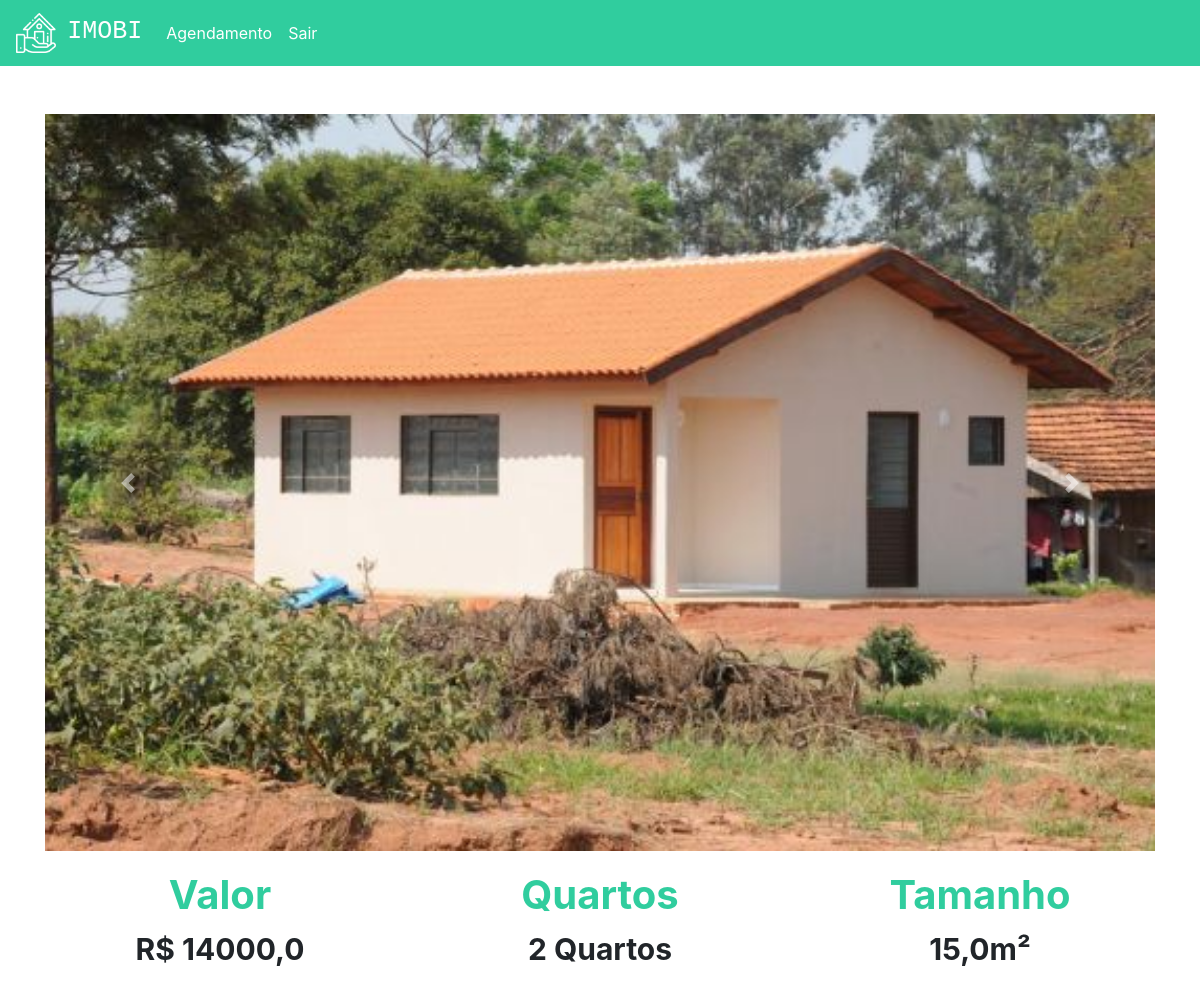
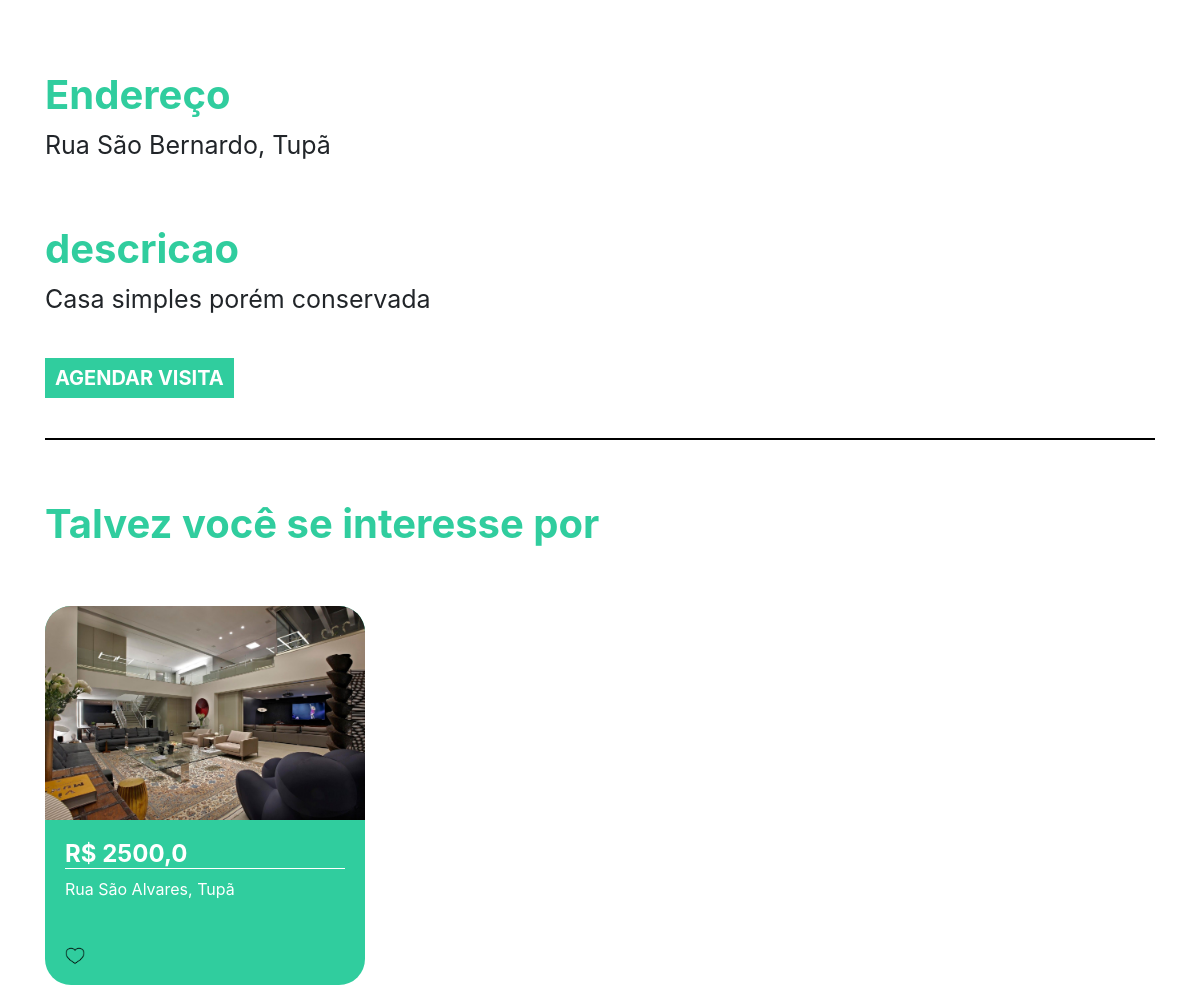
Page /imovel/3 (signed in) on the committed database (2 pictures, top to bottom).
### plataforma/models.py (models this page shows, shortened)
class Imagem(models.Model):
    img = models.ImageField(upload_to='img')
    def __str__(self) -> str:
        return self.img.url

class Imovei(models.Model):
    choices = (('V', 'Venda'),
               ('A', 'Aluguel'))
    choices_imovel = (('A', 'Apartamento'),
                      ('C', 'Casa'))
    imagens = models.ManyToManyField(Imagem)
    valor = models.FloatField()
    quartos = models.IntegerField()
    tamanho = models.FloatField()
    cidade = models.ForeignKey(Cidade, on_delete=models.DO_NOTHING)
    rua = models.CharField(max_length=50)
    tipo = models.CharField(max_length=1, choices=choices)
    tipo_imovel = models.CharField(max_length=1, choices=choices_imovel)
    numero = models.IntegerField()
    descricao = models.TextField()
    dias_visita = models.ManyToManyField(DiasVisita)
    horarios = models.ManyToManyField(Horario)

class Cidade(models.Model):
    nome = models.CharField(max_length=30)
    def __str__(self) -> str:
        return self.nome

### plataforma/views.py (the view)
# urls.py: path('imovel/<str:id>', views.imovel, name="imovel"),
def imovel(request, id):
   imovel = get_object_or_404(Imovei, id=id)
   sugestoes = Imovei.objects.filter(cidade=imovel.cidade).exclude(id=id)[:2]
   return render(request, 'imovel.html', {'imovel': imovel, 'sugestoes': sugestoes})

### plataforma/models.py (called while the page is built)
    def __str__(self) -> str:
        return self.dia

    def __str__(self) -> str:
        return str(self.horario)

### plataforma/templates/imovel.html (shortened to what this page needs)
{% extends 'base.html' %}
{% load static %}
{% block 'head' %}
<link rel="stylesheet" href="{% static 'plataforma/css/home.css' %}">
{% endblock  %}
{% block 'body' %}
    <div style="text-align: center" class="container">
        <br>
        <br>
        <div id="carouselExampleControls" class="carousel slide" data-ride="carousel">
            <div class="carousel-inner">
                {% for img in imovel.imagens.all  %}
                    <div class="carousel-item {% if forloop.first %} active {% endif %}" >
                        <img class="d-block w-100" src="{{img}}" alt="First slide">
                    </div>
                {% endfor %}
            </div>
        <a class="carousel-control-prev" href="#carouselExampleControls" role="button" data-slide="prev">
            <span class="carousel-control-prev-icon" aria-hidden="true"></span>
        </a>
        <a class="carousel-control-next" href="#carouselExampleControls" role="button" data-slide="next">
            <span class="carousel-control-next-icon" aria-hidden="true"></span>
        </a>
    </div>
        <div class="row">
            <div class="col-md">
                <h3 class="titulo_especificacao">Valor</h3>
                <p class="especificacao">R$ {{imovel.valor}}</p>
            </div>
            <div class="col-md">
                <h3 class="titulo_especificacao">Quartos</h3>
                <p class="especificacao">{{imovel.quartos}} Quartos</p>
            </div>
            <div class="col-md">
                <h3 class="titulo_especificacao">Tamanho</h3>
                <p class="especificacao">{{imovel.tamanho}}m²</p>
            </div>
        </div>
        <br>
        <br>
        <div style="text-align: left">
            <h3 class="titulo_especificacao">Endereço</h3>
            <p class="especificacao_endereco">{{imovel.rua}}, {{imovel.cidade }}</p>
        </div>
        <br>
        <div style="text-align: left">
            <h3 class="titulo_especificacao">descricao</h3>
            <p class="especificacao_endereco">{{imovel.descricao}}</p>
            <br>
            <button class="btn_agendar_visita" data-toggle="modal" data-target="#exampleModal">AGENDAR VISITA</button>
            <br>
            <br>
        </div>
        <hr style="border: 1px solid black">
        <br>
        <div class="div_possivel_interesse">
            <h3 class="titulo_especificacao">Talvez você se interesse por</h3>
            <div class="row">
                {% for sugestao in sugestoes %}
                    <div class="col-md cont">
                        <div class="card_imovel">
                            <img class="img_capa_imovel" src="{{sugestao.imagens.all.0.img.url}}">
                            <div class="informacoes_imoveis">
                            <a class="a_none" href="{% url 'imovel' sugestao.id %}"><h4 class="valor">R$ {{sugestao.valor}}</h4></a>
                            <p>{{sugestao.rua}}, {{sugestao.cidade}}</p>
                            <br>
                            <img width="7%" src="{% static 'plataforma/img/heart.png' %}">
                            </div>
                        </div>
                    </div>
                {% endfor %}
            </div>
        </div>
    </div>
{% endblock  %}

### templates/static/plataforma/css/home.css (style rules this page uses)
.card_imovel { background-color: #30CD9E; width: 20rem; margin-top: 50px; border-radius: 26px; }
.img_capa_imovel { width: 100%; border-top-left-radius: 26px; border-top-right-radius: 26px; }
.informacoes_imoveis { padding: 20px; color: white; }
.valor { font-weight: bold; border-bottom: 1px solid white; }
.a_none { color: white; }
.titulo_especificacao { color: #30CD9E; font-weight: bold; margin-top: 20px; font-size: 40px; }
.especificacao { font-size: 30px; font-weight: bold; }
.especificacao_endereco { font-size: 25px; }
.btn_agendar_visita { border: none; background-color: #30CD9E; color: white; font-weight: bold; font-size: 20px; padding: 5px 10px 5px 10px; }
.div_possivel_interesse { text-align: left; }

### rows in the picture
Imagem: img (picture)
Imovei: valor "14000,0", quartos "2", tamanho "15,0", rua "Rua São Bernardo", cidade "Tupã", descricao "Casa simples porém conservada"
Imovei: imagens.all.0.img (picture), valor "2500,0", rua "Rua São Alvares", cidade "Tupã"
